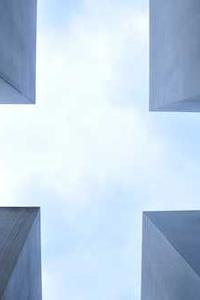
#> input picture cases/files_changed/actual/img1.jpg, 200 x 300 px
$ python cases.py
#> lines starting #> are read from the running program, lines starting #| are printed output that depends on the picture
import os
import random
import string
import requests
import shutil
from PIL import Image, ImageDraw, ImageFont, ImageEnhance, ImageOps
from pathlib import Path


# Function to generate a random string
def random_string(length=8):
    "Generate a random alphanumeric string."
    return "".join(
        random.choice(string.ascii_lowercase + string.digits) for _ in range(length)
    )


# Function to download a random image
def download_image(output_path):
    "Download a random image from the internet."
    url = f"https://picsum.photos/200/300?random={random_string()}"
    response = requests.get(url)
    with open(output_path, "wb") as f:
        f.write(response.content)


# Function to create a directory structure
def create_directories(case_name):
    "Create the directory structure for a test case."
#> (the call stopped at in download_image, `response = requests.get(url)`: the network is not available in this run)
#> (the call stopped at in download_image, `response = requests.get(url)`: the network is not available in this run)
#> (the call stopped at in download_image, `response = requests.get(url)`: the network is not available in this run)
#> (the call stopped at in download_image, `response = requests.get(url)`: the network is not available in this run)
    os.makedirs(f"cases/{case_name}/actual", exist_ok=True)
    os.makedirs(f"cases/{case_name}/expected", exist_ok=True)
    Path(f"cases/{case_name}/actual/.gitkeep").touch()
    Path(f"cases/{case_name}/expected/.gitkeep").touch()


# Function to add text to an image
def add_text_to_image(image_path, text):
    "Overlay text onto an image."
#> called with image_path = 'cases/files_changed/actual/img1.jpg', text = 'Changed'
    img = Image.open(image_path)
#> img is the input picture: PIL image 200x300 RGB; mean R, G, B 190.5, 209.6, 227.9
    draw = ImageDraw.Draw(img)
    font = ImageFont.load_default()
    width, height = img.size
#> width = 200; height = 300
    text_bbox = draw.textbbox((0, 0), text, font=font)
#> text_bbox = (0, 2, 44, 12)
    textwidth = text_bbox[2] - text_bbox[0]
#> textwidth = 44
    textheight = text_bbox[3] - text_bbox[1]
#> textheight = 10
    x = (width - textwidth) / 2
#> x = 78
    y = height - textheight - 10
#> y = 280
    draw.text((x, y), text, font=font, fill="red")
    img.save(image_path)
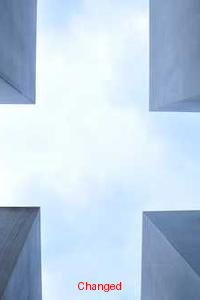
#> saved as img1.jpg: PIL image 200x300 RGB; mean R, G, B 190.6, 209.2, 227.4


# Function to resize an image
def resize_image(image_path, new_size):
    "Resize an image to the specified dimensions."
    img = Image.open(image_path)
    img_resized = img.resize(new_size)
    img_resized.save(image_path)


# Function to change mode of an image to RGBA
def change_mode_to_rgba(image_path):
    "Convert an image to RGBA mode."
    img = Image.open(image_path).convert("RGBA")
    img.save(image_path)


# Function to invert the colors of an image
def invert_image_colors(image_path):
    "Invert the colors of an image."
    img = Image.open(image_path)
    img_inverted = ImageOps.invert(img)
    img_inverted.save(image_path)


# Function to copy a file
def copy_file(src, dst):
    "Copy a file from the source to the destination."
    shutil.copy2(src, dst)


# Generate test cases
def generate_test_cases():
    "Generate various test cases for image comparison."
    # Case: Files added
    create_directories("files_added")
    download_image("cases/files_added/actual/img1.jpg")

    # Case: Files removed
    create_directories("files_removed")
    download_image("cases/files_removed/expected/img1.jpg")

    # Case: Files unchanged
    create_directories("files_unchanged")
    download_image("cases/files_unchanged/expected/img1.jpg")
    copy_file(
        "cases/files_unchanged/expected/img1.jpg",
        "cases/files_unchanged/actual/img1.jpg",
    )

    # Case: Files changed
    create_directories("files_changed")
    download_image("cases/files_changed/expected/img1.jpg")
    copy_file(
        "cases/files_changed/expected/img1.jpg", "cases/files_changed/actual/img1.jpg"
    )
    add_text_to_image("cases/files_changed/actual/img1.jpg", "Changed")

    # Case: Lots of files
    create_directories("lots_of_files")
    for i in range(1, 11):
        expected_img_path = f"cases/lots_of_files/expected/img_{i}.jpg"
        actual_img_path = f"cases/lots_of_files/actual/img_{i}.jpg"
        download_image(expected_img_path)
#> (the call stopped at in download_image, `response = requests.get(url)`: the network is not available in this run)
        copy_file(expected_img_path, actual_img_path)
        if i % 2 == 0:
            add_text_to_image(actual_img_path, "Even")

    # Case: Files changed because of size
    create_directories("files_changed_size")
    download_image("cases/files_changed_size/expected/img1.jpg")
    copy_file(
        "cases/files_changed_size/expected/img1.jpg",
        "cases/files_changed_size/actual/img1.jpg",
    )
    resize_image(
        "cases/files_changed_size/actual/img1.jpg", (250, 375)
    )  # Resize to a different size

    # Case: Files changed because of mode
    create_directories("files_changed_mode")
    download_image("cases/files_changed_mode/expected/img1.png")
    copy_file(
        "cases/files_changed_mode/expected/img1.png",
        "cases/files_changed_mode/actual/img1.png",
    )
    change_mode_to_rgba("cases/files_changed_mode/actual/img1.png")

    # Case: Files changed a lot
    create_directories("files_changed_lot")
    download_image("cases/files_changed_lot/expected/img1.jpg")
    copy_file(
        "cases/files_changed_lot/expected/img1.jpg",
        "cases/files_changed_lot/actual/img1.jpg",
    )
    invert_image_colors(
        "cases/files_changed_lot/actual/img1.jpg"
    )  # Invert colors for significant change

    # Case: Empty directories
    create_directories("empty")


# Generate the test cases
#> (the run stopped early here; a loop or call above may not have finished)
